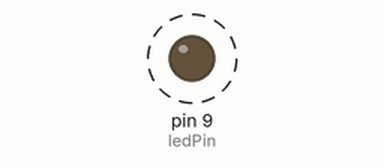
Simulated run of this sketch. Board: Arduino Uno, built with avr-gcc and run on an emulated ATmega328P. Parts: output pins drawn as LEDs (lit = HIGH). Dashed ring = blinking.

Above: at 0.05 s.
Timing chart, 0 to 3.5 s (numbered marks = the images above):
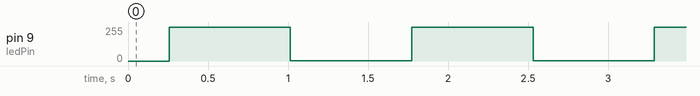

Measured:
- by itself, pin 9 (ledPin): alternates 254/255 for 0.76 s and 1/255 for 0.76 s

The sketch:

thirdProject_fade.ino
```cpp
int ledPin = 9;
int buttonPin = 5;

void setup() {
  pinMode(ledPin, OUTPUT);
  pinMode(buttonPin, INPUT_PULLUP);
}

// the loop routine runs over and over again forever:
void loop() {
  for(int power = 0;power < 255; power += 1)
  {
    analogWrite(ledPin, power);
    delay(1);               // wait for a second
  }
  delay(500);
  for(int power = 255;power > 0; power -= 1)
  {
    analogWrite(ledPin, power);
    delay(1);               // wait for a second
  }
  delay(500);
}
```
